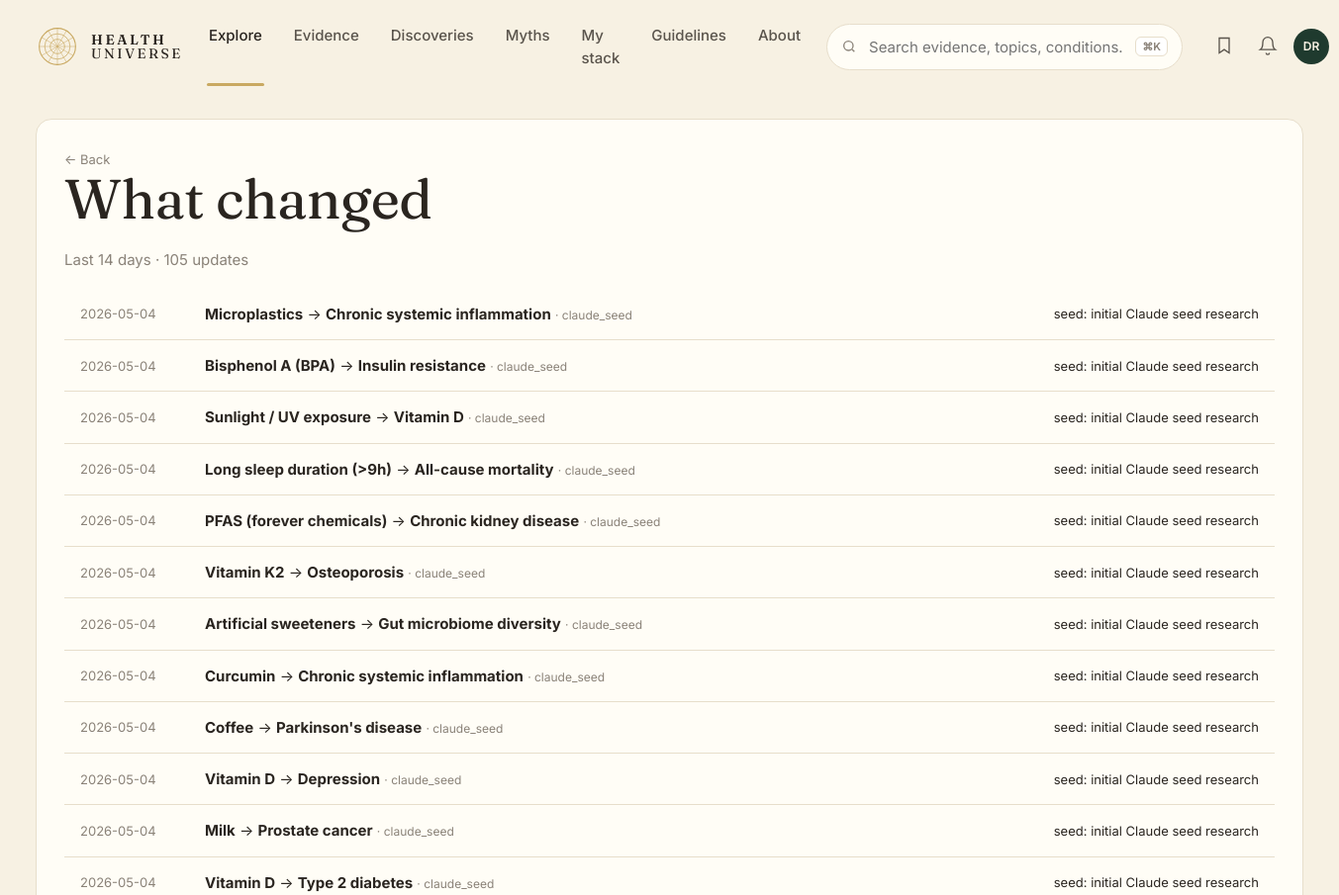
/changes (upper part), run on an earlier commit of the app's database.
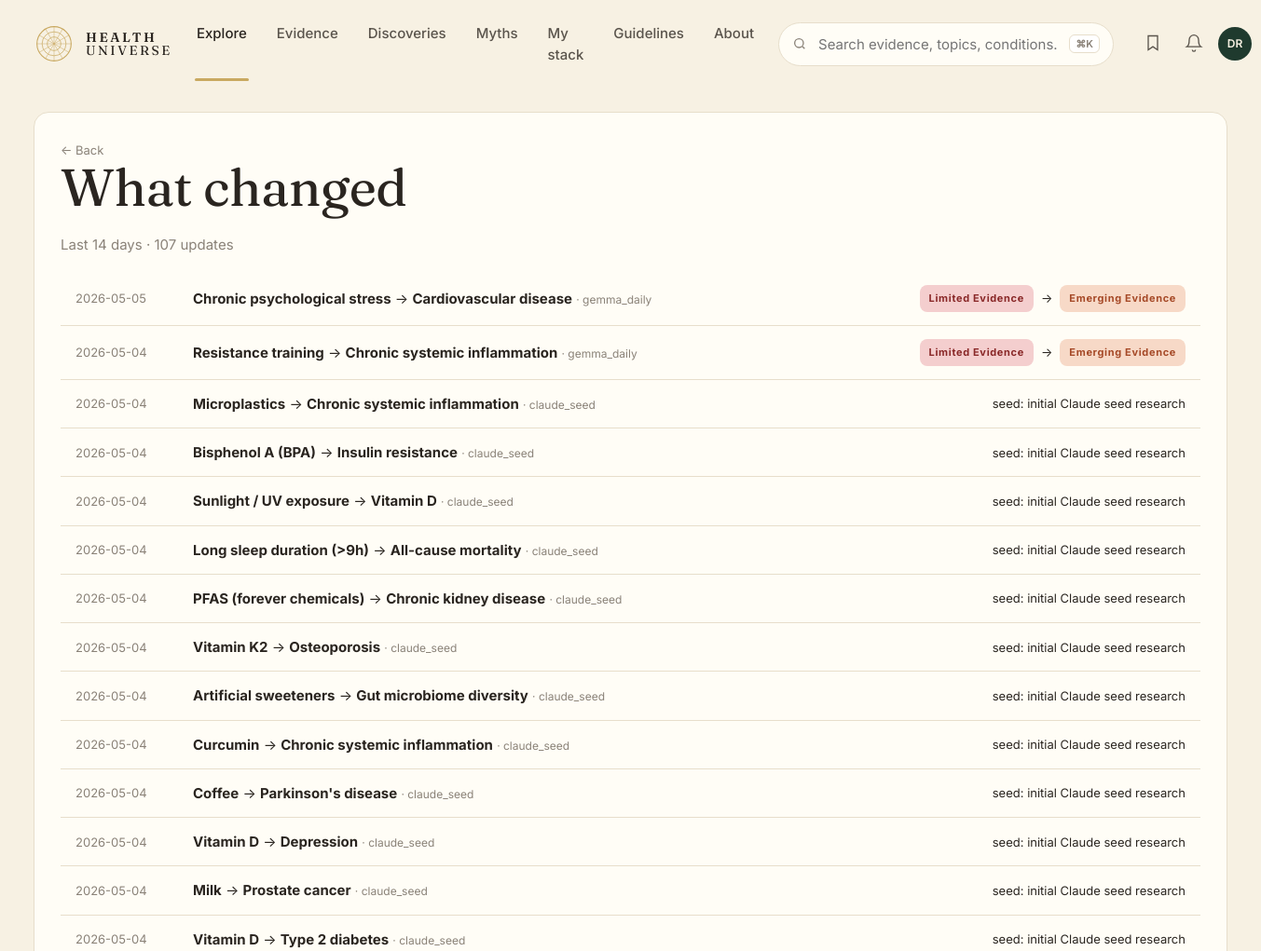
And on a later commit of the database.
### tables this page shows
CREATE TABLE edge_history (
    id          INTEGER PRIMARY KEY,
    edge_id     INTEGER NOT NULL REFERENCES edge(id) ON DELETE CASCADE,
    changed_at  TEXT NOT NULL DEFAULT (datetime('now')),
    field       TEXT NOT NULL,
    old_value   TEXT,
    new_value   TEXT,
    reason      TEXT,
    actor       TEXT             -- 'claude_seed','gemma_daily','claude_adjudicator','human'
);

CREATE TABLE entity (
    id            INTEGER PRIMARY KEY,
    slug          TEXT NOT NULL UNIQUE,
    name          TEXT NOT NULL,
    kind          TEXT NOT NULL CHECK (kind IN (
                    'food','nutrient','supplement','drug','activity',
                    'behavior','environmental','pathogen','gene',
                    'biomarker','condition','process')),
    aliases       TEXT,           -- JSON array
    description   TEXT,
    created_at    TEXT NOT NULL DEFAULT (datetime('now')),
    updated_at    TEXT NOT NULL DEFAULT (datetime('now'))
);

### web/app.py (the view)
@app.get("/changes", response_class=HTMLResponse)
def changes(request: Request, days: int = 14):
    with connect() as conn:
        rows = conn.execute("""
            SELECT h.changed_at, h.field, h.old_value, h.new_value, h.reason, h.actor,
                   e.id AS edge_id, e.tier, e.direction,
                   f.name AS f_name, o.name AS o_name
            FROM edge_history h
            JOIN edge e ON e.id = h.edge_id
            JOIN entity f ON f.id = e.factor_id
            JOIN entity o ON o.id = e.outcome_id
            WHERE h.changed_at >= datetime('now', ?)
            ORDER BY h.changed_at DESC LIMIT 200""",
            (f"-{int(days)} days",)).fetchall()
    return render(request, "changes.html", {
        "title": "What changed",
        "rows": [dict(r) for r in rows],
        "days": days,
    })

### web/templates/changes.html (shortened to what this page needs)
{% extends "base.html" %}
{% block content %}
<section class="list-page">
  <a class="back" href="/">← Back</a>
  <h1>What changed</h1>
  <p class="muted">Last {{ days }} days · {{ rows|length }} update{{ rows|length != 1 and "s" or "" }}</p>
  <ul class="changes">
    {% for r in rows %}
    <li>
      <a class="change-row" href="/edge/{{ r.edge_id }}">
        <span class="when">{{ r.changed_at[:10] }}</span>
        <span class="what">
          <b>{{ r.f_name }}</b> → <b>{{ r.o_name }}</b>
          <small class="muted">· {{ r.actor }}</small>
        </span>
        <span class="delta">
          {% if r.field == 'tier' %}
            {% if r.old_value %}<span class="pill tier-{{ r.old_value }}">{{ TIER_LABEL.get(r.old_value, r.old_value) }}</span> →{% else %}new edge →{% endif %}
            <span class="pill tier-{{ r.new_value }}">{{ TIER_LABEL.get(r.new_value, r.new_value) }}</span>
          {% else %}
            {{ r.field }}: {{ r.reason or '—' }}
          {% endif %}
        </span>
      </a>
    </li>
    {% else %}
    <li class="empty">No changes yet. After the daily ingest runs, tier promotions and new edges will land here.</li>
    {% endfor %}
  </ul>
</section>
{% endblock %}

### web/templates/base.html (shortened to what this page needs)
<!doctype html>
<html lang="en">
<head>
<link rel="stylesheet" href="/static/style.css" />
</head>
<body>
<header class="topnav">
  <a class="brand" href="/">
    <span class="brand-mark" aria-hidden="true">
      <svg viewBox="0 0 48 48" width="44" height="44">
        <circle cx="24" cy="24" r="20" fill="none" stroke="currentColor" stroke-width="1.2"/>
        <circle cx="24" cy="24" r="14" fill="none" stroke="currentColor" stroke-width="0.8"/>
        <circle cx="24" cy="24" r="8"  fill="none" stroke="currentColor" stroke-width="0.8"/>
        {% for a in [0,30,60,90,120,150] %}
        <line x1="24" y1="4" x2="24" y2="44" stroke="currentColor" stroke-width="0.5"
              transform="rotate({{a}} 24 24)"/>
        {% endfor %}
      </svg>
    </span>
    <span class="brand-text"><b>HEALTH</b><br/>UNIVERSE</span>
  </a>
  <nav class="topnav-links">
    <a class="active" href="/">Explore</a>
    <a href="/tier/A">Evidence</a>
    <a href="/discoveries">Discoveries</a>
    <a href="/myths">Myths</a>
    <a href="/me">My stack</a>
    <a href="#">Guidelines</a>
    <a href="#">About</a>
  </nav>
  <div class="topnav-search">
    <svg width="16" height="16" viewBox="0 0 24 24" fill="none" stroke="currentColor" stroke-width="2"><circle cx="11" cy="11" r="7"/><path d="m20 20-3.5-3.5"/></svg>
    <input placeholder="Search evidence, topics, conditions…" />
    <kbd>⌘K</kbd>
  </div>
  <div class="topnav-actions">
    <button aria-label="Saved"><svg width="20" height="20" viewBox="0 0 24 24" fill="none" stroke="currentColor" stroke-width="1.6"><path d="M6 3h12v18l-6-4-6 4z"/></svg></button>
    <button aria-label="Notifications"><svg width="20" height="20" viewBox="0 0 24 24" fill="none" stroke="currentColor" stroke-width="1.6"><path d="M6 8a6 6 0 0 1 12 0c0 7 3 9 3 9H3s3-2 3-9z"/><path d="M10 21a2 2 0 0 0 4 0"/></svg></button>
    <span class="avatar">DR</span>
  </div>
</header>
<main>{% block content %}{% endblock %}</main>
</body>
</html>

### web/static/style.css (style rules this page uses)
:root { --bg: #f7f1e3; --bg-soft: #faf6ea; --surface: #fffdf6; --ink: #2a2520; --ink-soft: #5a544c; --muted: #8a8278; --line: #e7decb; --primary: #1f3a2e; --primary-ink: #f7f1e3; --gold: #c9a961; --gold-soft: #e8d8a6; --tier-A: #3b8e5a; --tier-A-bg: #e6efe1; --tier-B: #c8a02a; --tier-B-bg: #f7eecf; --tier-C: #d97757; --tier-C-bg: #f7d9c7; --tier-D: #c44545; --tier-D-bg: #f4cece; --tier-X: #7a6a8c; --tier-X-bg: #ebe2f2; --dir-protective: var(--tier-A); --dir-protective-bg: var(--tier-A-bg); --dir-harmful: var(--tier-D); --dir-harmful-bg: var(--tier-D-bg); --dir-neutral: #8a8278; --dir-neutral-bg: #ece6d8; --dir-mixed: var(--tier-B); --dir-mixed-bg: var(--tier-B-bg); --dir-u_shaped: var(--tier-C); --dir-u_shaped-bg:var(--tier-C-bg); --radius: 16px; --radius-sm: 10px; --shadow-1: 0 1px 2px rgba(40,32,20,.05), 0 8px 24px rgba(40,32,20,.05); }
* { box-sizing: border-box; }
html, body { margin: 0; padding: 0; }
body { background: var(--bg); color: var(--ink); font-family: 'Inter', system-ui, -apple-system, sans-serif; font-size: 15px; line-height: 1.55; -webkit-font-smoothing: antialiased; }
h1, h2, h3, .serif { font-family: 'Fraunces', Georgia, serif; font-weight: 400; letter-spacing: -0.01em; }
h1 { font-size: 56px; line-height: 1.05; margin: 0 0 20px; }
p { margin: 0 0 12px; color: var(--ink-soft); }
a { color: inherit; text-decoration: none; }
small { font-size: 12px; }
.muted { color: var(--muted); }
.topnav { display: grid; grid-template-columns: auto 1fr auto auto; align-items: center; gap: 24px; padding: 18px 36px; border-bottom: 1px solid transparent; }
.brand { display: flex; align-items: center; gap: 12px; color: var(--gold); }
.brand-mark { display: inline-flex; }
.brand-text { font-family: 'Fraunces', serif; color: var(--ink); font-size: 14px; line-height: 1.05; letter-spacing: 0.18em; }
.brand-text b { letter-spacing: 0.18em; font-weight: 600; }
.topnav-links { display: flex; gap: 28px; justify-self: center; }
.topnav-links a { font-weight: 500; color: var(--ink-soft); padding: 6px 2px; position: relative; }
.topnav-links a.active { color: var(--ink); }
.topnav-links a.active::after { content: ""; position: absolute; left: 0; right: 0; bottom: -10px; height: 3px; background: var(--gold); border-radius: 2px; }
.topnav-search { display: flex; align-items: center; gap: 10px; background: var(--surface); border: 1px solid var(--line); border-radius: 999px; padding: 10px 14px; min-width: 360px; color: var(--muted); }
.topnav-search input { flex: 1; border: 0; background: transparent; outline: none; font: inherit; color: var(--ink); }
.topnav-search kbd { font: 600 11px 'Inter'; padding: 2px 6px; border: 1px solid var(--line); border-radius: 6px; background: #fff; }
.topnav-actions { display: flex; align-items: center; gap: 8px; }
.topnav-actions button { background: transparent; border: 0; padding: 8px; border-radius: 8px; color: var(--ink-soft); cursor: pointer; }
.avatar { width: 36px; height: 36px; border-radius: 50%; background: var(--primary); color: var(--primary-ink); display: inline-grid; place-items: center; font-weight: 600; font-size: 12px; }
main { padding: 24px 36px 64px; max-width: 1480px; margin: 0 auto; }
.pill { display: inline-block; font-size: 11px; font-weight: 700; letter-spacing: 0.06em; padding: 6px 10px; border-radius: 8px; background: var(--gold-soft); color: var(--ink); }
.pill.tier-C { background: var(--tier-C-bg); color: #a64a28; }
.pill.tier-D { background: var(--tier-D-bg); color: #8a2929; }
.edge-page, .list-page { background: var(--surface); border: 1px solid var(--line); border-radius: var(--radius); padding: 28px; }
.back { color: var(--muted); font-size: 13px; }
.changes { list-style: none; padding: 0; margin: 18px 0 0; }
.change-row { display: grid; grid-template-columns: 110px 1fr auto; gap: 16px; align-items: center; padding: 14px 16px; border-bottom: 1px solid var(--line); color: inherit; }
.change-row .when { color: var(--muted); font-size: 13px; }
.change-row .delta { display: flex; gap: 8px; align-items: center; font-size: 13px; }

What changed in the data, as far as the page shows it:
added edge_history: changed_at "2026-05-05", f_name "Chronic psychological stress", o_name "Cardiovascular disease", actor "gemma_daily", get "Limited Evidence", get "Emerging Evidence"
added edge_history: changed_at "2026-05-04", f_name "Resistance training", o_name "Chronic systemic inflammation", actor "gemma_daily", get "Limited Evidence", get "Emerging Evidence"
Also different on the page:
{{ rows|length }}: "105" → "107"
